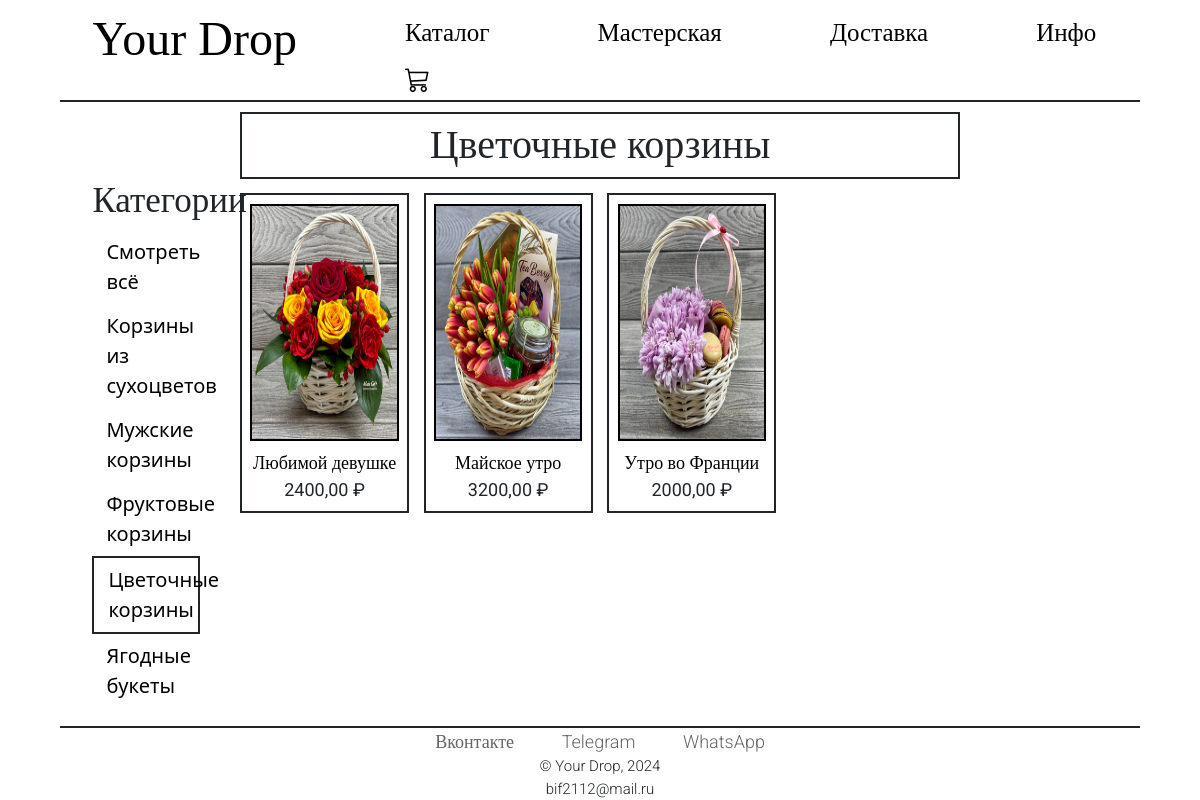
The app's page /shop/cvetochnye-korziny/ with its own data.
### shop/models.py (models this page shows, shortened)
class Category(models.Model):
    name = models.CharField(max_length=200, db_index=True)
    slug = models.SlugField(max_length=200, db_index=True, unique=True)
    class Meta:
        ordering = ('name',)
        verbose_name = 'Категория'
        verbose_name_plural = 'Категории'
    def get_absolute_url(self):
        return reverse('shop:product_list_by_category',
                       args=[self.slug])

class Product(models.Model):
    category = models.ForeignKey(Category, related_name='products', on_delete=models.CASCADE)
    name = models.CharField(max_length=200, db_index=True)
    slug = models.SlugField(max_length=200, db_index=True)
    image = models.ImageField(upload_to='products/%Y/%m/%d', blank=True)
    description = models.TextField(blank=True)
    price = models.DecimalField(max_digits=10, decimal_places=2)
    stock = models.PositiveIntegerField()
    available = models.BooleanField(default=True)
    created = models.DateTimeField(auto_now_add=True)
    updated = models.DateTimeField(auto_now=True)
    class Meta:
        ordering = ('name',)
        index_together = (('id', 'slug'),)
    def get_absolute_url(self):
        return reverse('shop:product_detail',
                        args=[self.id, self.slug])

### shop/views.py (the view)
# urls.py: path('', views.product_list, name='product_list'),
def product_list(request, category_slug=None):
    category = None
    categories = Category.objects.all()
    products = Product.objects.filter(available=True)
    if category_slug:
        category = get_object_or_404(Category, slug=category_slug)
        products = products.filter(category=category)
    return render(request,
                  'shop/product/list.html',
                  {'category': category,
                   'categories': categories,
                   'products': products})

### shop/templates/shop/product/list.html (shortened to what this page needs)
{% extends "main/base.html" %}
{% load static %}
{% block content %}
    <div id="sidebar">
        <h3>Категории</h3>
        <ul>
            <li {% if not category %}class="selected"{% endif %}>
                <a href="{% url 'shop:product_list' %}">Смотреть всё</a>
            </li>
            {% for c in categories %}
                <li {% if category.slug == c.slug %}class="selected"{% endif %}>
                    <a href="{{ c.get_absolute_url }}">{{ c.name }}</a>
                </li>
            {% endfor %}
        </ul>
    </div>
    <div id="main" class="product-list">
        <div class="category">
        <h1>{% if category %}{{ category.name }}{% else %}Каталог{% endif %}</h1>
        </div>
        {% for product in products %}
            <div class="item">
                <a href="{{ product.get_absolute_url }}">
                    <img src="{% if product.image %}{{ product.image.url }}{% else %}{% static 'main/img/no_image.png' %}{% endif %}">
                </a>
                <a href="{{ product.get_absolute_url }}">{{ product.name }}</a><br>
                {{ product.price }} ₽
            </div>
        {% endfor %}
    </div>
{% endblock %}

### main/static/main/css/base.css (style rules this page uses)
html { height: 100%; }
body { margin:0; padding:0; height: 100%; }
h1, h2, h3, h4, h5 , h6 { font-family: 'Roboto'; font-style: normal; font-weight: 400; }
a { text-decoration:none; color:#5993bb; }
#sidebar { width: 16%; padding-top: 7%; padding-left: 3%; padding-right: 3%; float:left; }
#sidebar h3 { font-size: 35px; }
#sidebar ul { font-size: 20px; margin:0; padding:0; }
#sidebar ul li { margin:0; list-style:none; padding:7px 14px; }
#sidebar ul li a { color: #000000; display:block; }
#sidebar ul li.selected { border: 2px solid; }
#sidebar ul li.selected a { color:#000000; }
#main { float:left; width: 68%; overflow:hidden; font-family: 'Roboto'; font-style: normal; font-weight: 400; font-size: 18px; }
.category h1 { text-align: center; font-size: 40px; margin: 1% 1%; padding: 1% 1%; border: 2px solid; }
.product-list .item { margin: 1% 1%; width:23%; height: 40vh; float:left; text-align:center; border: 2px solid; }
.product-list .item a { color: #000000; }
.product-list .item img { width:90%; height: 75%; margin:5%; border: 2px solid; }

### records on screen
Category: name "Корзины из сухоцветов"
Category: name "Мужские корзины"
Category: name "Фруктовые корзины"
Category: name "Цветочные корзины"
Category: name "Ягодные букеты"
Product: image (picture), name "Любимой девушке", price "2400,00"
Product: image (picture), name "Майское утро", price "3200,00"
Product: image (picture), name "Утро во Франции", price "2000,00"
